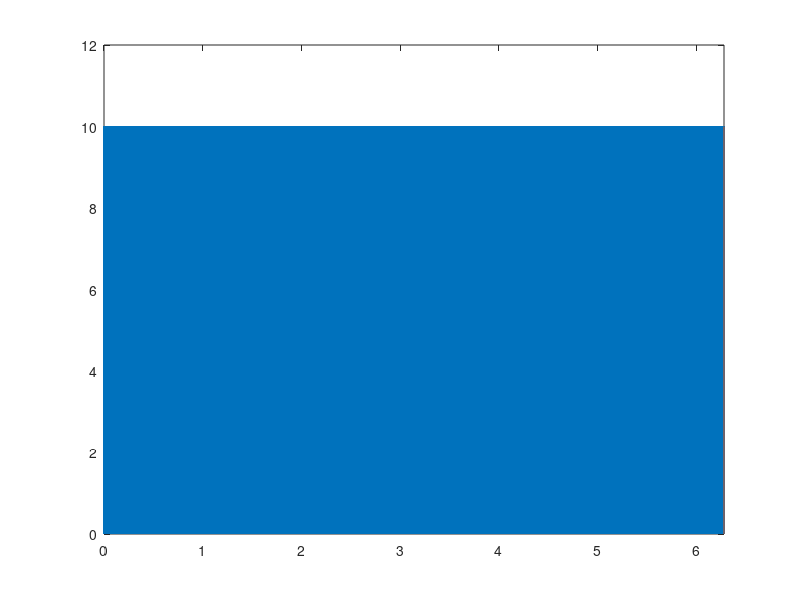

Write the MATLAB code that produced this figure. (Note: this script raises an error after producing the figure.)
% Generate a pulse to send to the stepper motor controller.
clear
clc
close all
% Create the pulse function
MM2MOVE = 70;
NUM_REVS = MM2MOVE*1.5625;
RESOLUTION = 1024;
MULTIPLIER = 4*NUM_REVS;
WAVE_FREQ = 2;
PULSE_FREQ = 2*WAVE_FREQ;
DUTY_CYCLE = 50;
PULSE_VOLTAGE = 10;
TIME_CONSTANT = 1024;

PULSE_TIME = linspace(0,2*pi,RESOLUTION*MULTIPLIER);
PULSE = PULSE_VOLTAGE*(0.5*(square(1600*NUM_REVS*PULSE_TIME,DUTY_CYCLE)+1));
STEP_DIRECTION = 10*ones(1,length(PULSE_TIME));
STEP_DIRECTION(end) = 0;
PULSE(end) = 0;


plot(PULSE_TIME,PULSE)
hold on
plot(PULSE_TIME,STEP_DIRECTION)
axis([0 Inf 0 12])


% Output the signal to the cDAQ
STEP_CONTROL = daq.createSession('ni');
addAnalogOutputChannel(STEP_CONTROL,'cDAQ2Mod5',0,'Voltage');
addAnalogOutputChannel(STEP_CONTROL,'cDAQ2Mod5',1,'Voltage');
STEP_CONTROL.Rate = 8000;
STEP_CONTROL.IsContinuous = false;
queueOutputData(STEP_CONTROL,[STEP_DIRECTION' PULSE']);
STEP_CONTROL.startForeground;
